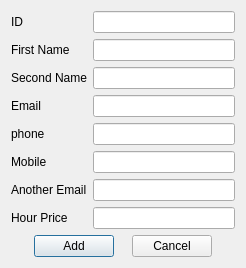
<?xml version="1.0" encoding="UTF-8"?>
<ui version="4.0">
 <class>AddUser</class>
 <widget class="QDialog" name="AddUser">
  <property name="geometry">
   <rect>
    <x>0</x>
    <y>0</y>
    <width>246</width>
    <height>258</height>
   </rect>
  </property>
  <property name="maximumSize">
   <size>
    <width>16777215</width>
    <height>258</height>
   </size>
  </property>
  <property name="windowTitle">
   <string>Add Employee</string>
  </property>
  <layout class="QVBoxLayout" name="verticalLayout_4">
   <item>
    <layout class="QVBoxLayout" name="verticalLayout_3" stretch="1,0">
     <item>
      <layout class="QHBoxLayout" name="horizontalLayout" stretch="0,1">
       <item>
        <layout class="QVBoxLayout" name="verticalLayout">
         <item>
          <widget class="QLabel" name="label">
           <property name="text">
            <string>ID</string>
           </property>
          </widget>
         </item>
         <item>
          <widget class="QLabel" name="label_2">
           <property name="text">
            <string>First Name</string>
           </property>
          </widget>
         </item>
         <item>
          <widget class="QLabel" name="label_7">
           <property name="text">
            <string>Second Name</string>
           </property>
          </widget>
         </item>
         <item>
          <widget class="QLabel" name="label_3">
           <property name="text">
            <string>Email</string>
           </property>
          </widget>
         </item>
         <item>
          <widget class="QLabel" name="label_4">
           <property name="text">
            <string>phone</string>
           </property>
          </widget>
         </item>
         <item>
          <widget class="QLabel" name="label_5">
           <property name="text">
            <string>Mobile</string>
           </property>
          </widget>
         </item>
         <item>
          <widget class="QLabel" name="label_6">
           <property name="text">
            <string>Another Email</string>
           </property>
          </widget>
         </item>
         <item>
          <widget class="QLabel" name="label_8">
           <property name="text">
            <string>Hour Price</string>
           </property>
          </widget>
         </item>
        </layout>
       </item>
       <item>
        <layout class="QVBoxLayout" name="verticalLayout_2">
         <item>
          <widget class="QLineEdit" name="leID"/>
         </item>
         <item>
          <widget class="QLineEdit" name="leFirstName"/>
         </item>
         <item>
          <widget class="QLineEdit" name="leSecondName"/>
         </item>
         <item>
          <widget class="QLineEdit" name="leEmail"/>
         </item>
         <item>
          <widget class="QLineEdit" name="lePhone"/>
         </item>
         <item>
          <widget class="QLineEdit" name="leMobile"/>
         </item>
         <item>
          <widget class="QLineEdit" name="leAnotherEmail"/>
         </item>
         <item>
          <widget class="QLineEdit" name="leHourPrice"/>
         </item>
        </layout>
       </item>
      </layout>
     </item>
     <item>
      <layout class="QHBoxLayout" name="horizontalLayout_2" stretch="2,1,1,1,2">
       <item>
        <spacer name="horizontalSpacer_2">
         <property name="orientation">
          <enum>Qt::Horizontal</enum>
         </property>
         <property name="sizeHint" stdset="0">
          <size>
           <width>40</width>
           <height>20</height>
          </size>
         </property>
        </spacer>
       </item>
       <item>
        <widget class="QPushButton" name="pbtnAdd">
         <property name="text">
          <string>Add</string>
         </property>
        </widget>
       </item>
       <item>
        <spacer name="horizontalSpacer_3">
         <property name="orientation">
          <enum>Qt::Horizontal</enum>
         </property>
         <property name="sizeHint" stdset="0">
          <size>
           <width>40</width>
           <height>20</height>
          </size>
         </property>
        </spacer>
       </item>
       <item>
        <widget class="QPushButton" name="pbtnCancel">
         <property name="text">
          <string>Cancel</string>
         </property>
        </widget>
       </item>
       <item>
        <spacer name="horizontalSpacer">
         <property name="orientation">
          <enum>Qt::Horizontal</enum>
         </property>
         <property name="sizeHint" stdset="0">
          <size>
           <width>40</width>
           <height>20</height>
          </size>
         </property>
        </spacer>
       </item>
      </layout>
     </item>
    </layout>
   </item>
  </layout>
 </widget>
 <resources/>
 <connections/>
</ui>
